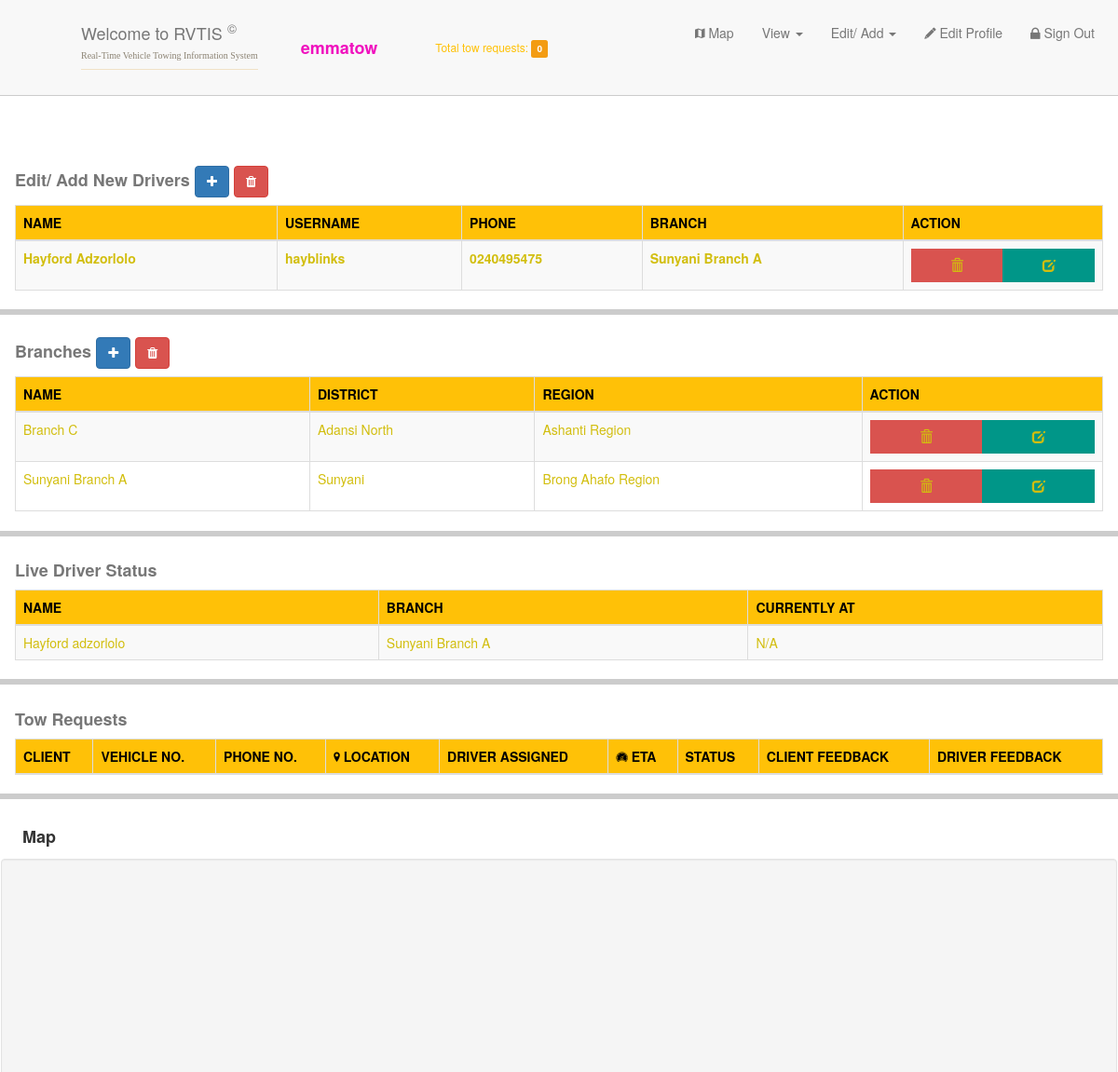
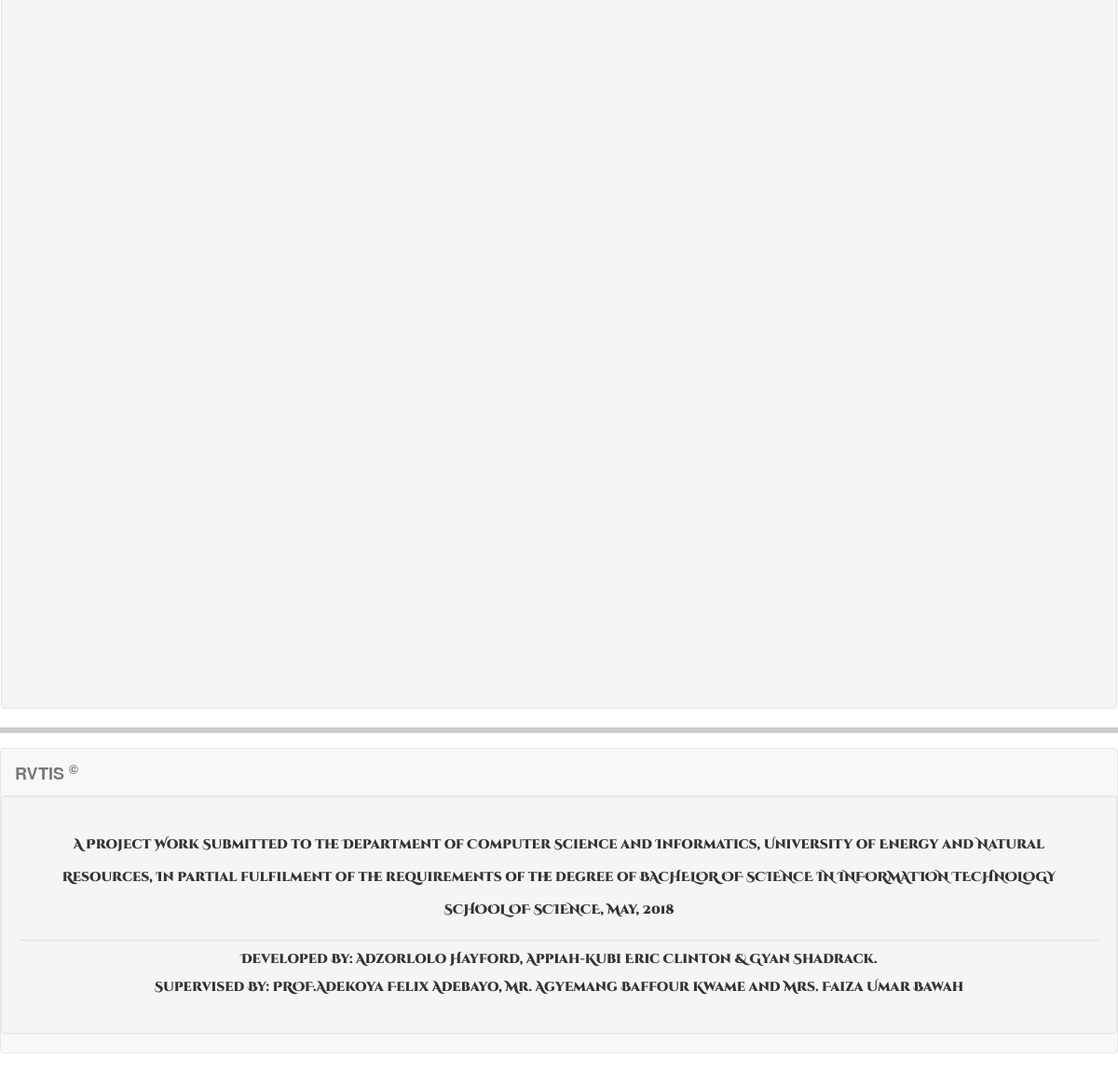
The app's page /company.php (signed in) with its own data (2 pictures, top to bottom).
### tables this page shows
CREATE TABLE truckdriver (
  idtruckdriver  integer NOT NULL PRIMARY KEY AUTOINCREMENT,
  username       varchar(50),
  name           varchar(50),
  password       text,
  phone          varchar(15),
  passwordreset  boolean DEFAULT 0,
  idbranch       integer
);

CREATE TABLE [branch](
  [idbranch] INTEGER PRIMARY KEY AUTOINCREMENT UNIQUE, 
  [idcompany] INTEGER, 
  [iddistrict] INTEGER, 
  [name] VARCHAR(25));

### databasetables.php (called while the page is built, shortened)
<?php
$branches=[];
$rows = $db->query("SELECT b.idbranch, b.name branch, r.longname region, d.longname district, b.iddistrict, r.idregion,b.idcompany from branch b left join company c on c.idcompany=b.idcompany left join district d on d.iddistrict=b.iddistrict left join region r on r.idregion=d.idregion where c.idcompany='$idcompany'  order by b.name asc ")->fetchAll(PDO::FETCH_ASSOC);
foreach ($rows as $key => $value) {
  $idbranch=$value['idbranch'];
  $branches[$idbranch]=$value;
}
  $drivers=[];
  $rows = $db->query("SELECT d.idtruckdriver, d.name fullname, d.username, d.password, d.phone, d.idbranch from truckdriver d left join branch b on b.idbranch=d.idbranch left join company c on c.idcompany=b.idcompany where c.idcompany='$idcompany'")->fetchAll(PDO::FETCH_ASSOC);
  foreach ($rows as $key => $value) {
    $idtruckdriver=$value['idtruckdriver'];
    $drivers[$idtruckdriver]=$value;
  }
?>

### company.php (the view, shortened to what this page needs)
<?php
include 'connect-sqlite.php';
$username = 'anonymous company';
if (isset($_SESSION['company'])) {
  $username = $_SESSION['company'];
  $stmt =$db->prepare('SELECT passwordreset, idcompany from company where username=? LIMIT 1');
  $stmt->execute([$username]);
  $row =$stmt->fetch();
  $idcompany=$row[1];
} else {
  header("Location: index.php");
  exit;
}
?>
  <!DOCTYPE html>
  <html lang="en">
  <head>
    <link rel="stylesheet" href="assets/css/pace-theme-minimal-yellow.css">
    <link rel="stylesheet" href="./assets/AdminLTE/css/AdminLTE.css">
    <link rel="stylesheet" href="assets/css/w3.css">
    <link rel="stylesheet" href="assets/css/ionicons.css">
    <link rel="stylesheet" href="assets/css/font-awesome.css">
    <link rel="stylesheet" href="assets/css/tether.css">
    <link rel="stylesheet" href="assets/css/bootstrap.css">
    <link rel="stylesheet" href="assets/css/custom.css">
    <link rel="stylesheet" href="assets/grunticon-loader/icons.data.svg.css">
    <link rel="stylesheet" href="assets/grunticon-loader/icons.data.png.css">
    <link rel="stylesheet" href="assets/grunticon-loader/icons.fallback.css">
    <link rel="stylesheet" href="assets/datatable.net/css/datatables.css">
    <link rel="stylesheet" href="assets/css/offline-theme-default.css">
    <link rel="stylesheet" href="assets/css/offline-theme-slide.css">
    <link rel="stylesheet" href="assets/css/offline-language-english.css">
    <link rel="stylesheet" href="assets/css/animate.css/animate.css">
    <link rel="stylesheet" href="assets/css/fonts.css">
    <link rel="stylesheet" href="assets/css/scroller.dataTables.css">
  </head>
  <body>
    <?php require 'modals.html'; ?>
    <div>
      <nav class="navbar navbar-default m-b-0 navbar-fixed-top w3-border-bottom pad">
        <div class="container-fluid row">
          <div class="navbar-header ">
            <a class="navbar-brand" href="#">Welcome to
              <span>RVTIS
                <sup>&copy;</sup>
              </span>
              <br>
              <small class="w3-select w3-serif w3-sepia-min w3-tiny">Real-Time Vehicle Towing Information System</small>
            </a>
            <a class="navbar-brand text-bold text-fuchsia w3-margin" href="#">
              <?php echo $username; ?> </a>
            <a class="navbar-brand total-tow-request w3-margin" href="#">
              <div>
                <p onclick="$('body').scrollTo('#jobstatus',1000,{offset:-120})" class="w3-small font-weight-bold w3-text-amber">Total tow requests:
                  <span class="label label-warning w3-tiny">0</span>
                </p>
              </div>
            </a>
            <div class="w3-right">
              <ul style="list-style: none" class="w3-padding-16">
              </ul>
            </div>
          </div>
          <div class="collapse navbar-collapse w3-right col-xs-12" id="bs-example-navbar-collapse-1">
            <ul class="nav navbar-nav">
              <li>
                <a href="#maptop" onclick="$('body').scrollTo('#maptop',1000,{offset:-140})">
                  <span class="ion ion-android-map"></span> Map</a>
              </li>
              <li class="dropdown">
                <a href="#" class="dropdown-toggle" data-toggle="dropdown">View
                  <b class="caret"></b>
                </a>
              </li>
              <li class="dropdown">
                <a href="#" class="dropdown-toggle" data-toggle="dropdown">Edit/ Add
                  <b class="caret"></b>
                </a>
              </li>
              <li>
                <a href="" data-target="#editprofile" data-toggle="modal">
                  <span class="ion ion-edit"></span> Edit Profile</a>
              </li>
              <?php if($username =='anonymous company'){ ?>
              <li>
                <a href="" data-toggle="modal" data-target="#companyloginmodal">
                  <span class="ion ion-android-open"></span> Sign In</a>
              </li>
              <?php } else {
                  ?>
              <li>
                <a href="sign-out.php?who=company">
                  <span class="ion ion-locked"></span> Sign Out</a>
              </li>
              <?php } ?>
            </ul>
          </div>
        </div>
      </nav>
    </div>
    <?php
$ret = $db->query("SELECT name, idcompany from company where username='$username'")->fetch();
$idcompany=$ret['idcompany'];
?>
      <div class="w3-container w3-margin-bottom w3-bottombar margin-topxlarge" id="editdrivers">
        <div class="table-responsive">
          <table class="table table-bordered driverstable table-striped dt-responsive">
            <caption class="  w3-large text-bold">Edit/ Add New Drivers
              <span class="fa fa-plus btn-primary btn" title="Add a new driver" data-target="#adddrivermodal" data-toggle="modal"></span>
              <span class="  fa fa-trash btn-danger btn" title="Delete all drivers" data-target="#delete-all-drivers-modal" data-toggle="modal"></span>
            </caption>
            <thead class="w3-amber text-uppercase">
              <tr>
                <th>Name</th>
                <th>Username</th>
                <th>Phone</th>
                <th>Branch</th>
                <th>Action</th>
              </tr>
            </thead>
            <tbody class="w3-text-yellow">
              <?php
foreach ($drivers as $key => $value) {
  ?>
                <tr class="font-bold" data-idbranch="<?php echo $value['idbranch']; ?>" data-idtruckdriver="<?php echo $value['idtruckdriver']; ?>">
                  <td class="text-capitalize">
                    <?php echo $value['fullname']; ?>
                  </td>
                  <td>
                    <?php echo $value['username']; ?>
                  </td>
                  <td>
                    <?php echo $value['phone']; ?>
                  </td>
                  <td>
                    <?php
                    $idbranch = $value['idbranch'];
                     echo $branches[$idbranch]['branch']; ?>
                  </td>
                  <td>
                    <div>
                      <a href="#no" class='btn-danger w3-btn w3-text-yellow col-xs-6' data-toggle='modal' data-target='#deletetruckdriverrecordmodal'
                        data-username='<?php echo $value["username"]; ?>' data-fullname='<?php echo $value["fullname"]; ?>'
                        data-idtruckdriver='<?php echo $value["idtruckdriver"]; ?>' title="Delete">
                        <i class="glyphicon glyphicon-trash"></i>
                      </a>
                      <a href="" class='w3-teal w3-btn w3-text-yellow col-xs-6' role="button" data-toggle='modal' data-target='#editdrivermodal'
                        data-username='<?php echo $value["username"]; ?>' title="Edit truck driver profile " data-fullname='<?php echo $value["fullname"]; ?>'
                        data-phone='<?php echo $value["phone"]; ?>' data-idtruckdriver='<?php echo $value["idtruckdriver"]; ?>'
                        data-idbranch='<?php echo $value["idbranch"]; ?>' data-branch='<?php  $idbranch = $value["idbranch"];
        echo $branches[$idbranch]["branch"];  ?>'>
                        <i class="glyphicon glyphicon-edit"></i>
                      </a>
                    </div>
                  </td>
                </tr>
                <?php
}?>
            </tbody>
          </table>
        </div>
      </div>
      <div class="w3-container w3-margin-bottom w3-bottombar" id="branches">
        <div class="table-responsive">
          <table class="table table-bordered branchestable table-striped dt-responsive">
            <caption class="  w3-large text-bold">Branches
              <a href="" class="fa fa-plus btn-primary btn" title="Add a new branch" data-target="#addbranchmodal" data-toggle="modal"
                role="button"></a>
              <a href="" class="fa fa-trash btn-danger btn" title="Delete all branches" data-target="#deleteallbranchesmodal" data-toggle="modal"
                role="button"></a>
            </caption>
            <thead class="w3-amber text-uppercase">
              <tr>
                <th>Name</th>
                <th>District</th>
                <th>Region</th>
                <th>Action</th>
              </tr>
            </thead>
            <tbody class="w3-text-yellow">
              <?php
            $tbody='';
                foreach ($branches as $key => $branch) {
                  $idbranch = $branch['idbranch'];
                  $district = $branch['district'];
                  $branchname = $branch['branch'];
                  $region = $branch['region'];
                  $iddistrict=$branch['iddistrict'];
                  $idregion=$branch['idregion'];
$tbody .= <<<T
                  <tr data-idbranch='$idbranch' data-iddistrict='$iddistrict' data-idregion='$idregion'>
                    <td>$branchname</td>
                    <td>$district</td>
                    <td>$region</td>
                    <td class="">
                    <div>
              <a href="" class='btn-danger w3-btn w3-text-yellow col-xs-6' data-toggle='modal' data-target='#deletebranchmodal'
              data-idbranch='$idbranch' data-idcompany='$idcompany'
              data-branch='$branchname'
              title="Delete">
              <i class="glyphicon glyphicon-trash"></i>
            </a>
            <a href="" class='w3-teal w3-btn w3-text-yellow col-xs-6' role="button" data-toggle='modal' data-target='#editbranchmodal'
              data-idbranch='$idbranch' title="Edit branch profile " data-idcompany='$idcompany' data-branch='$branchname'
              data-district='$district'
              data-region='$region' data-iddistrict='$iddistrict'
              data-idregion='$idregion'>
              <i class="glyphicon glyphicon-edit"></i>
            </a>
            </div>
            </td>
</tr>
T;
                }
                echo $tbody;
                ?>
            </tbody>
          </table>
        </div>
      </div>
      <div class="w3-container w3-margin-bottom w3-bottombar" id="livedriverstatus">
        <div class="table-responsive">
          <table class="table table-bordered livedriverstatustable table-striped dt-responsive">
            <caption class="  w3-large text-bold">Live Driver Status
            </caption>
            <thead class="w3-amber text-uppercase">
              <tr>
                <th>Name</th>
                <th>Branch</th>
                <th>Currently At</th>
              </tr>
            </thead>
            <tbody class="w3-text-yellow">
              <?php
foreach ($drivers as $key => $value) {
  $idtruckdriver = $value['idtruckdriver'];
  $fullname = $value['fullname'];
  $idbranch = $value['idbranch'];
  $branch = ($branches[$idbranch])['branch'];
  echo <<<L
<tr data-idtruckdriver="$idtruckdriver">
<td>$fullname</td>
<td>$branch</td>
<td>N/A</td>
</tr>
L;
}
?>
            </tbody>
          </table>
        </div>
      </div>
      <div class="w3-container w3-margin-bottom w3-bottombar" id="jobstatus">
        <div class="table-responsive">
          <table class="table table-bordered jobstatustable table-striped dt-responsive">
            <caption class="  w3-large text-bold">Tow Requests</caption>
            <thead class="w3-amber text-uppercase">
              <tr>
                <th>Client</th>
                <th>Vehicle No.</th>
                <th>Phone No.</th>
                <th>
                  <span class="ion ion-location"></span> Location</th>
                <th>Driver Assigned</th>
                <th title="Estimated Time of Arrival">
                  <span class="ion ion-ios-speedometer"></span> ETA </th>
                <th>Status</th>
                <th>Client Feedback</th>
                <th>Driver Feedback</th>
              </tr>
            </thead>
          </table>
        </div>
      </div>
      <div class="w3-container w3-margin-bottom w3-bottombar">
        <h4 class="w3-large text-bold   w3-padding-small">Map</h4>
        <div class="well row" id="maptop">
          <div class="eon-real-time-screen" id="map" style="height:950px">
          </div>
        </div>
      </div>
      <nav class="navbar navbar-default" role="navigation">
      <a class="navbar-brand" href="#"><b>RVTIS
        <sup>&COPY;</sup></b>
      </a>
      <ul class="nav navbar-nav">
        <div class="panel panel-default text-bold text-center well" style="font-family: 'Cinzel Decorative'; font-weight:900">
          <div class="panel-body" style="line-height: 3.5rem;">
            A Project Work Submitted to the Department of Computer Science and Informatics, University of Energy and Natural Resources,
            In partial fulfilment of the requirements of the degree of BACHELOR OF SCIENCE IN INFORMATION TECHNOLOGY SCHOOL
            OF SCIENCE, May, 2018
          </div>
          <div class="panel-footer">
            <p> Developed By: Adzorlolo Hayford, Appiah-Kubi Eric Clinton & Gyan Shadrack.</p>
            <p>Supervised By: PROF.Adekoya Felix Adebayo, Mr. Agyemang Baffour Kwame and Mrs. Faiza Umar Bawah </p>
          </div>
        </div>
      </ul>
    </nav>
  </body>
  </html>

### records on screen
truckdriver: fullname "Hayford Adzorlolo", username "hayblinks", phone "0240495475", branch "Sunyani Branch A", fullname "Hayford adzorlolo"
branch: branchname "Branch C", district "Adansi North", region "Ashanti Region"
branch: branchname "Sunyani Branch A", district "Sunyani", region "Brong Ahafo Region"

### other values on screen
$username "emmatow"
